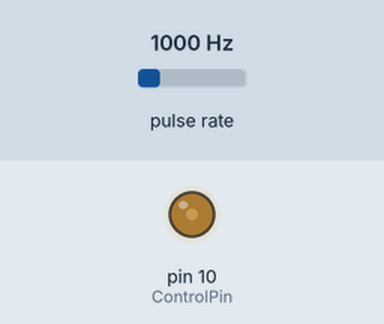
The sketch below on a simulated Arduino Uno, built with avr-gcc and run on an emulated ATmega328P. Shown: output pins drawn as LEDs (lit = HIGH). Wiring (inferred from the names in the program): pulse sensor: data pin 9. The test bench sets the inputs (shaded band); at power-on: pulse rate 1000 Hz. What the sketch prints to the serial monitor is not drawn.

Above: at 0.1 s.
At 17.1 s:
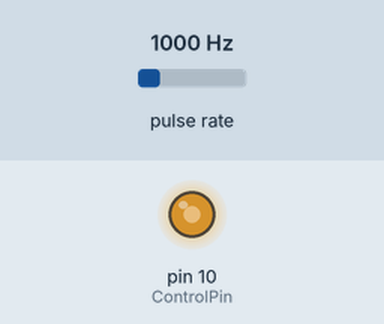
At 35.2 s:
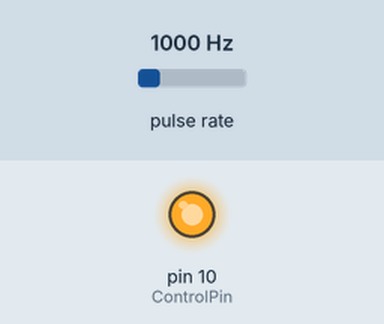
Timing chart, 0 to 36.7 s (numbered marks = the images above):
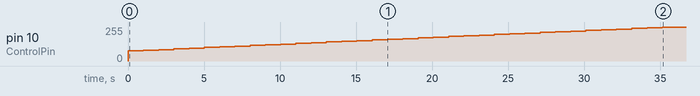

The sketch:

pc_fan5.ino
```cpp
/* Slightly modified from example found at:
 * https://github.com/PaulStoffregen/TimerOne/blob/master/examples/FanSpeed/FanSpeed.pde
 *
 * This example creates a PWM signal with 25 kHz carrier.
 *
 * Arduino's analogWrite() gives you PWM output, but no control over the
 * carrier frequency.  The default frequency is low, typically 490 or
 * 3920 Hz.  Sometimes you may need a faster carrier frequency.
 *
 * The specification for 4-wire PWM fans recommends a 25 kHz frequency
 * and allows 21 to 28 kHz.  The default from analogWrite() might work
 * with some fans, but to follow the specification we need 25 kHz.
 *
 * http://www.formfactors.org/developer/specs/REV1_2_Public.pdf
 *
 * Connect the PWM pin to the fan's control wire (usually blue).  The
 * board's ground must be connected to the fan's ground, and the fan
 * needs +12 volt power from the computer or a separate power supply.
 */

#include <TimerOne.h>

// For Timer1 you need to use pins 10 and 9
const int SensePin = 9;     // yellow
const int ControlPin = 10;  // blue

void setup(void)
{
  // pull up internal resistor on sense pin
  pinMode(SensePin, INPUT);
  digitalWrite(SensePin, HIGH);

  // generate 25kHz PWM pulse rate on control pin
  pinMode(ControlPin, OUTPUT);

  Timer1.initialize(40);  // 40 us = 25 kHz
  Serial.begin(57600);
}

void loop(void)
{
  // slowly increase the PWM fan dutyCycle
  for (float dutyCycle = 30.0; dutyCycle <= 100.0; dutyCycle += 2) {
    Serial.print("PWM Fan, Duty Cycle = ");
    Serial.print(dutyCycle);
    setFan(dutyCycle);
    delay(1000); // wait for fan to stabilize
    if (dutyCycle == 100.0) {
      delay(5000);
    }
    Serial.print(", RPM = ");
    Serial.println(getRpm());
  }
}

/*
 * Set the fan duty cycle to value between 30.0 and 100.0
 */
void setFan(float dutyCycle) {
  if (dutyCycle < 30.0) {
    dutyCycle = 30.0;
  } else if (dutyCycle > 100.0) {
    dutyCycle = 100.0;
  }
  Timer1.pwm(ControlPin, (dutyCycle / 100) * 1023);
}

/*
 *  Get the Revolutions per Minute of the Fan
 */
int getRpm() {

  unsigned long duration;
  unsigned int rpm;

  // Get the time between sensor pulses in microseconds
  duration = pulseIn(SensePin, HIGH);
  duration += pulseIn(SensePin, LOW);
  Serial.print("duration: ");
  Serial.println(duration);
  // Return 0 if fan is off
  if (duration == 0) {
    return 0;
  } else {
    // convert one minute of seconds to microseconds
    // duration represents half of a revolution
    rpm = (1000000 * 60) / (duration * 2);
    return rpm;
  }
}
```

Measured:
- by itself, pin 10 (ControlPin): moves from 0/255 to 255/255 over 35.1 s
